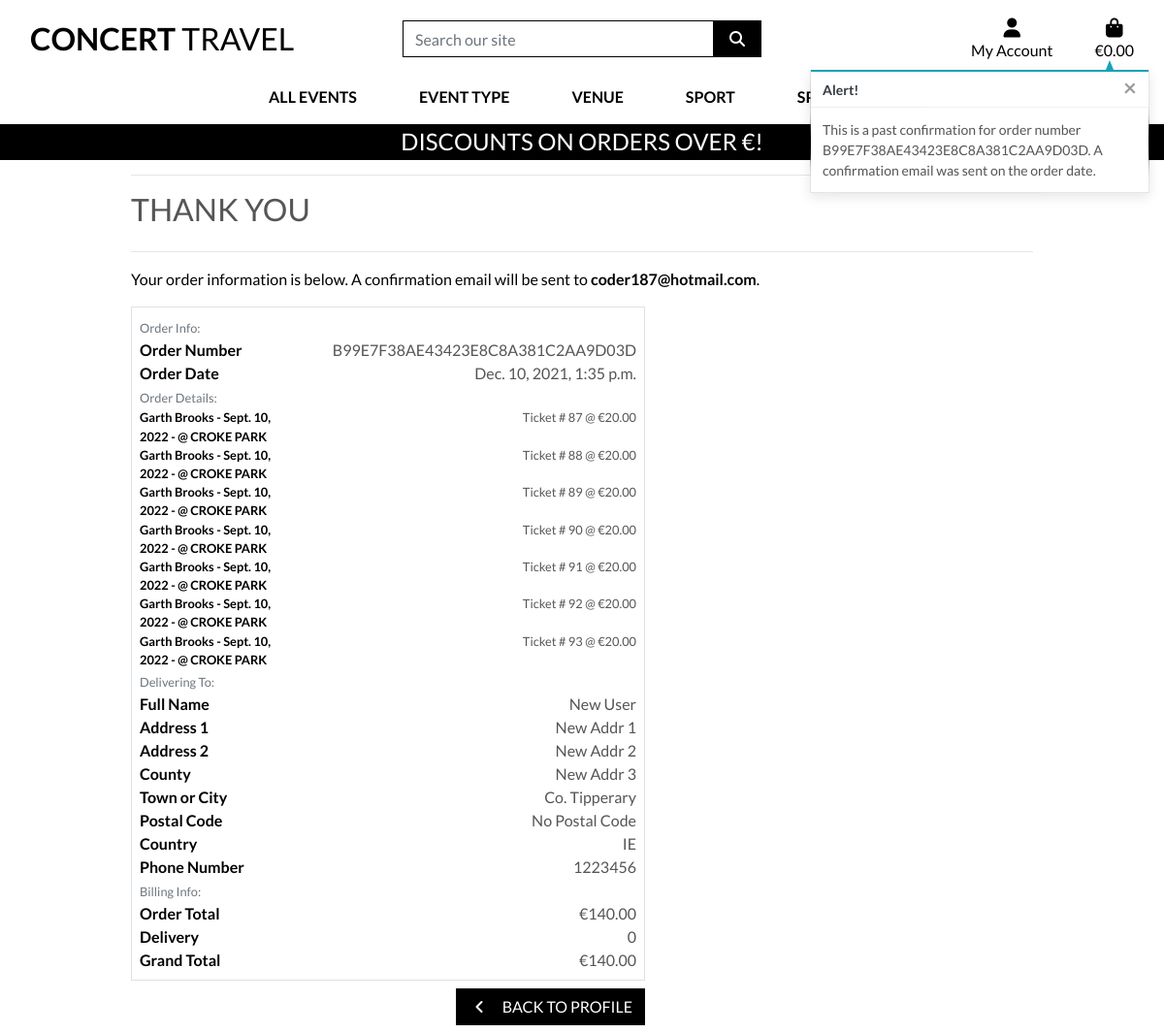
/profile/order_history/B99E7F38AE43423E8C8A381C2AA9D03D, run on the app's committed database.
### checkout/models.py (models this page shows, shortened)
class Order(models.Model):
    order_number = models.CharField(max_length=32, null=False, editable=False)
    full_name = models.CharField(max_length=50, null=False, blank=False)
    email = models.EmailField(max_length=254, null=False, blank=False)
    phone_number = models.CharField(max_length=20, null=False, blank=False)
    country = CountryField(blank_label='Country *', null=False, blank=False)
    postcode = models.CharField(max_length=20, null=True, blank=True)
    town_or_city = models.CharField(max_length=40, null=False, blank=False)
    street_address1 = models.CharField(max_length=80, null=False, blank=False)
    street_address2 = models.CharField(max_length=80, null=True, blank=True)
    county = models.CharField(max_length=80, null=True, blank=True)
    date = models.DateTimeField(auto_now_add=True)
    order_total = models.DecimalField(max_digits=10, decimal_places=2, null=False, default=0)
    original_bag = models.TextField(null=False, blank=False, default='')
    stripe_pid = models.CharField(max_length=254, null=False, blank=False, default='')
    user_profile = models.ForeignKey(UserProfile, on_delete=models.SET_NULL,
                                     null=True, blank=True, related_name='orders')

class OrderLineItem(models.Model):
    ticket_no = models.AutoField(primary_key=True)
    order = models.ForeignKey(Order, null=False, blank=False, on_delete=models.PROTECT, related_name='lineitems')
    event = models.ForeignKey(EventList, null=False, blank=False, on_delete=models.PROTECT)
    pickloc = models.ForeignKey(PickLoc, null=False, blank=False, on_delete=models.PROTECT)
    price = models.DecimalField(max_digits=6, decimal_places=2, null=False, blank=False, default=0)
    pax_fullname = models.CharField(max_length=50, null=True, blank=True)
    pax_email = models.CharField(max_length=50, null=True, blank=True)
    pax_tel = models.CharField(max_length=20, null=True, blank=True)

### events/models.py (models this page shows, shortened)
class EventList(models.Model):
    event_type = models.ForeignKey('EventType', on_delete=models.PROTECT)
    event_dest = models.ForeignKey('Destination', on_delete=models.PROTECT)
    name = models.CharField(max_length=254)
    description = models.CharField(max_length=254)
    event_date = models.DateField()
    publish = models.BooleanField(default=True)
    long_desc = models.TextField(null=True, blank=True)
    image_url = models.URLField(max_length=1024, null=True, blank=True)
    image = models.ImageField(null=True, blank=True)

class Destination(models.Model):
    destination = models.CharField(max_length=254)
    friendly_name = models.CharField(max_length=254, null=True, blank=True)
    def __str__(self):
        return self.destination

### profiles/views.py (the view)
# urls.py: path('order_history/<order_number>', views.order_history, name='order_history'),
def order_history(request, order_number):
    order = get_object_or_404(Order, order_number=order_number)
    messages.info(request, (
        f'This is a past confirmation for order number {order_number}. '
        'A confirmation email was sent on the order date.'
    ))
    template = 'checkout/checkout_success.html'
    context = {
        'order': order,
        'from_profile': True,
    }
    return render(request, template, context)

### bag/context.py (called while the page is built, shortened)
def bag_contents(request):
    eventid = 0
    picklocid = 0
    ticket_price = 0
    total = 0
    product_count = 0
    bag_items = []
    bag = request.session.get('bag', {})
    grand_total = total # for header total
    context = {
        'bag_items': bag_items,
        'total': total,
        'product_count': product_count,
        'grand_total': grand_total
    }
    return context

### checkout/templates/checkout/checkout_success.html (shortened to what this page needs)
{% extends "base.html" %}
{% load static %}
{% load checkout-tools %}
{% block extra-css %}
    <link rel="stylesheet" href="{% static 'checkout/css/checkout.css' %}">
{% endblock %}
{% block page_header %}
    <div class="container header-container">
    </div>
{% endblock %}
{% block content %}
    <div class="overlay"></div>
    <div class="container">
        <div class="row">
            <div class="col">
                <hr>
                <h2 class="logo-font mb-4">Thank You</h2>
                <hr>
                <p class="text-black">Your order information is below. A confirmation email will be sent to <strong>{{ order.email }}</strong>.</p>
            </div>
        </div>
        <div class="row">
            <div class="col-12 col-lg-7">
                <div class="order-confirmation-wrapper p-2 border">
                    <div class="row">
                        <div class="col">
                            <small class="text-muted">Order Info:</small>
                        </div>
                    </div>
                    <div class="row">
                        <div class="col-12 col-md-4">
                            <p class="mb-0 text-black font-weight-bold">Order Number</p>
                        </div>
                        <div class="col-12 col-md-8 text-md-right">
                            <p class="mb-0">{{ order.order_number }}</p>
                        </div>
                    </div>
                    <div class="row">
                        <div class="col-12 col-md-4">
                            <p class="mb-0 text-black font-weight-bold">Order Date</p>
                        </div>
                        <div class="col-12 col-md-8 text-md-right">
                            <p class="mb-0">{{ order.date }}</p>
                        </div>
                    </div>
                    <div class="row">
                        <div class="col">
                            <small class="text-muted">Order Details:</small>
                        </div>
                    </div>
                    {% for item in order.lineitems.all %}
                    <div class="row">
                        <div class="col-12 col-md-4">
                            <p class="small mb-0 text-black font-weight-bold">
                                {{ item.event.name }} - {{item.event.event_date }} - @ {{ item.event.event_dest|upper }}
                            </p>
                        </div>
                        <div class="col-12 col-md-8 text-md-right">
                            <p class="small mb-0"> Ticket # {{ item.ticket_no }} @ €{{ item.price }}</p>
                        </div>
                    </div>
                    {% endfor %}
                    <div class="row">
                        <div class="col">
                            <small class="text-muted">Delivering To:</small>
                        </div>
                    </div>
                    <div class="row">
                        <div class="col-12 col-md-4">
                            <p class="mb-0 text-black font-weight-bold">Full Name</p>
                        </div>
                        <div class="col-12 col-md-8 text-md-right">
                            <p class="mb-0">{{ order.full_name }}</p>
                        </div>
                    </div>
                    <div class="row">
                        <div class="col-12 col-md-4">
                            <p class="mb-0 text-black font-weight-bold">Address 1</p>
                        </div>
                        <div class="col-12 col-md-8 text-md-right">
                            <p class="mb-0">{{ order.street_address1 }}</p>
                        </div>
                    </div>
                    {% if order.street_address2 %}
                    <div class="row">
                        <div class="col-12 col-md-4">
                            <p class="mb-0 text-black font-weight-bold">Address 2</p>
                        </div>
                        <div class="col-12 col-md-8 text-md-right">
                            <p class="mb-0">{{ order.street_address2 }}</p>
                        </div>
                    </div>
                    {% endif %}
                    {% if order.county %}
                    <div class="row">
                        <div class="col-12 col-md-4">
                            <p class="mb-0 text-black font-weight-bold">County</p>
                        </div>
                        <div class="col-12 col-md-8 text-md-right">
                            <p class="mb-0">{{ order.county }}</p>
                        </div>
                    </div>
                    {% endif %}
                    <div class="row">
                        <div class="col-12 col-md-4">
                            <p class="mb-0 text-black font-weight-bold">Town or City</p>
                        </div>
                        <div class="col-12 col-md-8 text-md-right">
                            <p class="mb-0">{{ order.town_or_city }}</p>
                        </div>
                    </div>
                    {% if order.postcode %}
                    <div class="row">
                        <div class="col-12 col-md-4">
                            <p class="mb-0 text-black font-weight-bold">Postal Code</p>
                        </div>
                        <div class="col-12 col-md-8 text-md-right">
                            <p class="mb-0">{{ order.postcode }}</p>
                        </div>
                    </div>
                    {% endif %}
                    <div class="row">
                        <div class="col-12 col-md-4">
                            <p class="mb-0 text-black font-weight-bold">Country</p>
                        </div>
                        <div class="col-12 col-md-8 text-md-right">
                            <p class="mb-0">{{ order.country }}</p>
                        </div>
                    </div>
                    <div class="row">
                        <div class="col-12 col-md-4">
                            <p class="mb-0 text-black font-weight-bold">Phone Number</p>
                        </div>
                        <div class="col-12 col-md-8 text-md-right">
                            <p class="mb-0">{{ order.phone_number }}</p>
                        </div>
                    </div>
                    <div class="row">
                        <div class="col">
                            <small class="text-muted">Billing Info:</small>
                        </div>
                    </div>
                    <div class="row">
                        <div class="col-12 col-md-4">
                            <p class="mb-0 text-black font-weight-bold">Order Total</p>
                        </div>
                        <div class="col-12 col-md-8 text-md-right">
                            <p class="mb-0">€{{ order.order_total }}</p>
                        </div>
                    </div>
                    <div class="row">
                        <div class="col-12 col-md-4">
                            <p class="mb-0 text-black font-weight-bold">Delivery</p>
                        </div>
                        <div class="col-12 col-md-8 text-md-right">
                            <p class="mb-0">{{ 0 }}</p>
                        </div>
                    </div>
                    <div class="row">
                        <div class="col-12 col-md-4">
                            <p class="mb-0 text-black font-weight-bold">Grand Total</p>
                        </div>
                        <div class="col-12 col-md-8 text-md-right">
                            <p class="mb-0">€{{ order.order_total }}</p>
                        </div>
                    </div>
                </div>
            </div>
        </div>
        <div class="row">
			<div class="col-12 col-lg-7 text-right">
                {% if from_profile %}
                    <a href="{% url 'profile' %}" class="btn btn-black rounded-0 my-2">
					    <span class="icon mr-2">
						    <i class="fas fa-angle-left"></i>
					    </span>
					    <span class="text-uppercase">Back To Profile</span>
				    </a>
                {% endif %}
			</div>
		</div>
    </div>
{% endblock %}

### static/css/base.css (style rules this page uses)
html { height: 100%; }
body { height: calc(100vh - 164px); color: #555; font-family: 'Lato'; ; }
.icon { align-items: center; display: inline-flex; justify-content: center; height: 1.5rem; width: 1.5rem; }
.logo-font { text-transform: uppercase; }
.btn-black { background: black; color: white; }
.text-black { color: #000 !important; }
.overlay { height: 100%; width: 100%; top: 0; left: 0; position: fixed; background: white; z-index: -1; }
@media (min-width: 1200px) { .container { max-width: 80%; } }
@media (min-width: 992px) { .header-container { padding-top: 164px; } }

### data on the page
Order: email "coder187@hotmail.com", order_number "B99E7F38AE43423E8C8A381C2AA9D03D", date "Dec. 10, 2021, 1:35 p.m.", full_name "New User", street_address1 "New Addr 1", street_address2 "New Addr 2", county "New Addr 3", town_or_city "Co. Tipperary", postcode "No Postal Code", country "IE", phone_number "1223456", order_total "140.00"
OrderLineItem: event.name "Garth Brooks", event.event_date "Sept. 10, 2022", event.event_dest "CROKE PARK", ticket_no "87", price "20.00"
OrderLineItem: event.name "Garth Brooks", event.event_date "Sept. 10, 2022", event.event_dest "CROKE PARK", ticket_no "88", price "20.00"
OrderLineItem: event.name "Garth Brooks", event.event_date "Sept. 10, 2022", event.event_dest "CROKE PARK", ticket_no "89", price "20.00"
OrderLineItem: event.name "Garth Brooks", event.event_date "Sept. 10, 2022", event.event_dest "CROKE PARK", ticket_no "90", price "20.00"
OrderLineItem: event.name "Garth Brooks", event.event_date "Sept. 10, 2022", event.event_dest "CROKE PARK", ticket_no "91", price "20.00"
OrderLineItem: event.name "Garth Brooks", event.event_date "Sept. 10, 2022", event.event_dest "CROKE PARK", ticket_no "92", price "20.00"
OrderLineItem: event.name "Garth Brooks", event.event_date "Sept. 10, 2022", event.event_dest "CROKE PARK", ticket_no "93", price "20.00"

### other printed values
{{ message }} "This is a past confirmation for order number B99E7F38AE43423E8C8A381C2AA9D03D. A confirmation email was sent on the order date."
{{ 0 }} "0"
